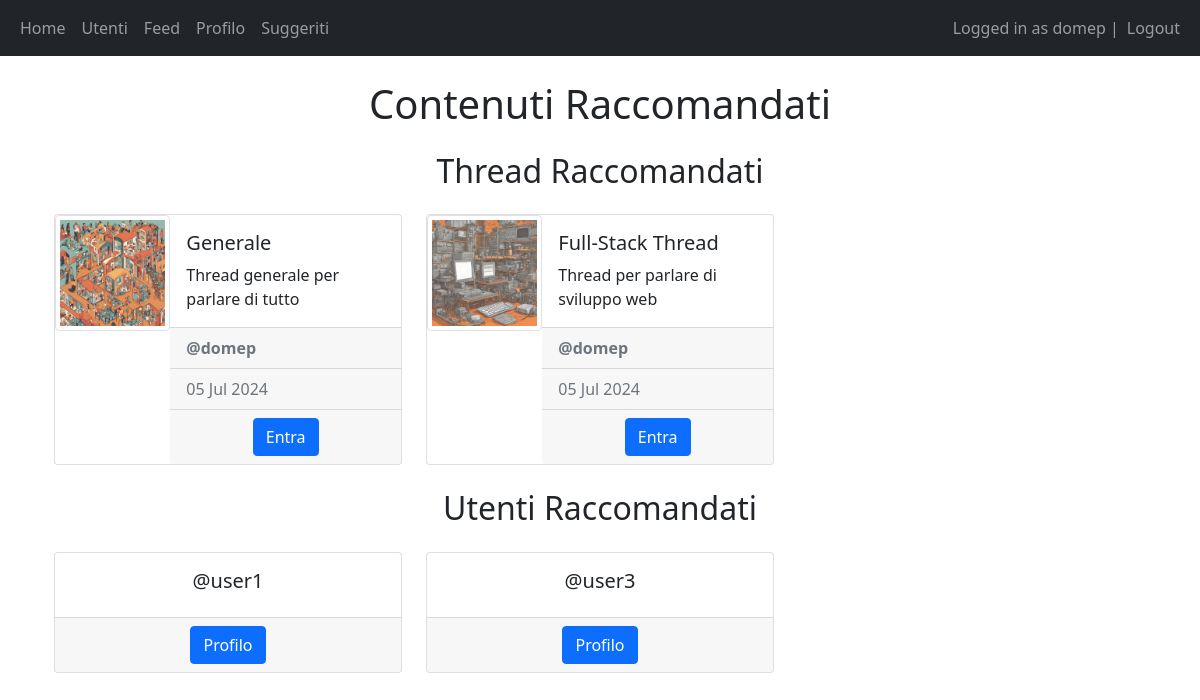
Screenshot of /recommended/ (signed in) with the database file from the repository.
### main/models.py (models this page shows, shortened)
class Thread(models.Model):
    author = models.ForeignKey(User, on_delete=models.CASCADE)
    title = models.CharField(max_length=200)
    description = models.CharField(max_length=600)
    created_at = models.DateTimeField(auto_now_add=True)
    image = models.ImageField(upload_to='thread_images/', blank=True, null=True)
    subscribers = models.ManyToManyField(User, related_name='subscribed_threads', blank=True)

### main/views.py (the view)
# urls.py: path('recommended/', views.recommended_content, name='recommended_content'),
@login_required(login_url="/login")
def recommended_content(request):
    similarities, users = calculate_user_similarities()
    user_index = list(users).index(request.user)
    similar_users_indices = np.argsort(-similarities[user_index])[1:]  # Ordina per similarità decrescente, escludendo se stesso
    similar_users_indices = [int(idx) for idx in similar_users_indices]  # Converti indici int64 a int
    similar_users = [users[idx] for idx in similar_users_indices if similarities[user_index][idx] > 0]
    recommended_threads = Thread.objects.filter(
        subscribers__in=similar_users
    ).exclude(
        subscribers=request.user
    ).distinct()
    recommended_users = User.objects.filter(
        followers__follower__in=similar_users
    ).exclude(
        id=request.user.id
    ).distinct()
    return render(request, 'main/recommended_content.html', {'threads': recommended_threads, 'users': recommended_users})

### main/utility.py (called while the page is built)
def get_user_thread_matrix():
    users = User.objects.all()
    threads = Thread.objects.all()
    user_thread_matrix = np.zeros((users.count(), threads.count()))
    for i, user in enumerate(users):
        for j, thread in enumerate(threads):
            if thread.subscribers.filter(id=user.id).exists():
                user_thread_matrix[i][j] = 1
    return user_thread_matrix, users, threads

def cosine_similarity_manual(A, B):
    dot_product = np.dot(A, B)
    norm_a = np.linalg.norm(A)
    norm_b = np.linalg.norm(B)
    if norm_a == 0 or norm_b == 0:  # handle the case where one of the vectors is zero
        return 0.0
    return dot_product / (norm_a * norm_b)

def calculate_user_similarities():
    user_thread_matrix, users, _ = get_user_thread_matrix()
    num_users = user_thread_matrix.shape[0]
    similarities = np.zeros((num_users, num_users))
    for i in range(num_users):
        for j in range(num_users):
            if i != j:  # don't calculate similarity with itself
                similarities[i][j] = cosine_similarity_manual(user_thread_matrix[i], user_thread_matrix[j])
    return similarities, users

### main/templates/main/recommended_content.html (shortened to what this page needs)
{% extends 'main/base.html' %}
{% block content %}
<div class="container mt-4">
  <h1 class="text-center mb-4">Contenuti Raccomandati</h1>
  <h2 class="text-center mb-4">Thread Raccomandati</h2>
  <div class="row">
    {% for thread in threads %}
    <div class="col-md-4 mb-4">
      <div class="card">
        <div class="row g-0">
          <div class="col-md-4">
            {% if thread.image %}
            <img src="{{ thread.image.url }}" class="img-thumbnail" alt="{{ thread.title }}">
            {% endif %}
          </div>
          <div class="col-md-8">
            <div class="card-body">
              <h5 class="card-title">{{ thread.title }}</h5>
              <p class="card-text">{{ thread.description|truncatewords:20 }}</p>
            </div>
            <div class="card-footer text-muted"><strong>@{{ thread.author.username }}</strong></div>
            <div class="card-footer text-muted">{{ thread.created_at|date:"d M Y" }}</div>
            <div class="card-footer text-center">
              <a href="{% url 'enter_thread' thread.id %}" class="btn btn-primary">Entra</a>
            </div>
          </div>
        </div>
      </div>
    </div>
    {% empty %}
    <div class="col-md-4 mb-4">
      <p class="text-center">Nessun thread raccomandato trovato.</p>
    </div>
    {% endfor %}
  </div>
  <h2 class="text-center mb-4">Utenti Raccomandati</h2>
  <div class="row">
    {% for user in users %}
    <div class="col-md-4 mb-4">
      <div class="card">
        <div class="card-body text-center">
          <h5 class="card-title">
            @{{ user.username }}
          </h5>
        </div>
        <div class="card-footer text-center">
          <a href="{% url 'profile' user.username %}" class="btn btn-primary">Profilo</a>
        </div>
      </div>
    </div>
    {% empty %}
    <div class="col-md-4 mb-4">
      <p class="text-center">Nessun utente raccomandato trovato.</p>
    </div>
    {% endfor %}
  </div>
</div>
{% endblock %}

### main/templates/main/base.html (shortened to what this page needs)
<!DOCTYPE html>
<html lang="en">
  <head>
    <link
      href="https://cdn.jsdelivr.net/npm/bootstrap@5.1.3/dist/css/bootstrap.min.css"
      rel="stylesheet"
    />
    <link href="https://cdn.jsdelivr.net/npm/bootstrap-icons/font/bootstrap-icons.css" rel="stylesheet">
    <link rel="stylesheet" href="https://cdnjs.cloudflare.com/ajax/libs/font-awesome/5.15.4/css/all.min.css">
  </head>
  <body>
    <nav class="navbar navbar-expand-lg navbar-dark bg-dark">
      <div class="container-fluid">
        <div>
          <ul class="navbar-nav">
            <li class="nav-item">
              <a class="nav-link" href="/home">Home</a>
            </li>
            <li class="nav-item">
              <a class="nav-link" href="/friends">Utenti</a>
            </li>
            <li class="nav-item">
              <a class="nav-link" href="/feed">Feed</a>
            </li>
            {% if user.is_authenticated %}
            <li class="nav-item">
              <a class="nav-link" href="{% url 'profile' user.username %}">Profilo</a>
            </li>
            {% endif %}
            <li class="nav-item">
              <a class="nav-link" href="{% url 'recommended_content' %}">Suggeriti</a>
            </li>
          </ul>
        </div>
        <div>
          <ul class="navbar-nav">
            {% if user.is_authenticated %}
            <span class="navbar-text">Logged in as {{user.username}} | </span>
            <li class="nav-item">
              <a class="nav-link" href="/logout">Logout</a>
            </li>
            {% else %}
            <li class="nav-item">
              <a class="nav-link" href="/login">Login</a>
            </li>
            {% endif %}
          </ul>
        </div>
      </div>
    </nav>
    <div class="container">{% block content %} {% endblock %}</div>
  </body>
</html>

### rows the page displays
Thread: image (picture), title "Generale", description "Thread generale per parlare di tutto", author.username "domep", created_at "05 Jul 2024"
Thread: image (picture), title "Full-Stack Thread", description "Thread per parlare di sviluppo web", author.username "domep", created_at "05 Jul 2024"

### other values shown
{{ user.username }} "domep"
{{ user.username }} "user1"
{{ user.username }} "user3"
